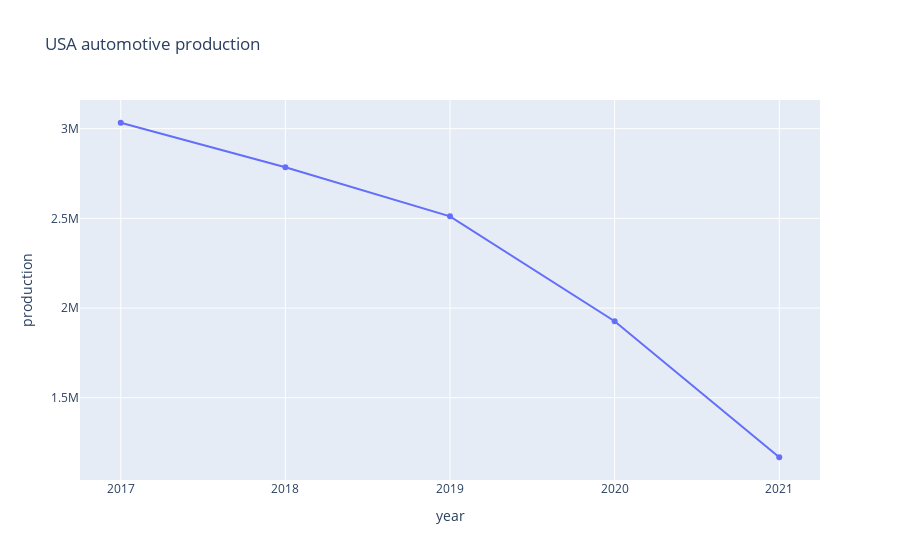

The cell this chart's notebook holds for it:
### Markdown cell above
Limited by the available data we will now focus on automotive production in the USA.

### Code cell
# Formatting OICA USA data 2017-2021
usa_oica_pdf =  oica_countries_pdf.melt(id_vars=['country'], var_name='year', value_name='production')
usa_oica_pdf.country = usa_oica_pdf.country.astype(str)
usa_oica_pdf = usa_oica_pdf[usa_oica_pdf['country'] == 'USA']


# Calculating variation and % diff 
usa_oica_pdf['Variation'] = usa_oica_pdf['production'] - usa_oica_pdf['production'].shift(1)
usa_oica_pdf['percentage_diff'] = round(usa_oica_pdf['production']*100/usa_oica_pdf['production'].shift(1)) -100
usa_oica_pdf

# Covid values 
us_covid_data = covid_year_pdf[covid_year_pdf['Country_Region'] == 'US']

# Plotting 
fig = px.line(usa_oica_pdf, y='production', x='year', hover_data=['Variation', 'percentage_diff'],
              title='USA automotive production')
fig.update_traces(mode="text+markers+lines")
#fig.add_bar(x=us_covid_data['year'], y=us_covid_data['Confirmed'] ,)
fig.show()

### Figure 1 — Plotly figure (JSON) as saved in the notebook; plotly's stock layout.template omitted (floating-point values rounded to 4 significant figures)
{"data": [{"customdata": [[null, null], [-248052, -8], [-273453, -10], [-584916, -23], [-758309, -39]], "hovertemplate": "year=%{x}<br>production=%{y}<br>Variation=%{customdata[0]}<br>percentage_diff=%{customdata[1]}<extra></extra>", "legendgroup": "", "line": {"color": "#636efa", "dash": "solid"}, "marker": {"symbol": "circle"}, "mode": "text+markers+lines", "name": "", "orientation": "v", "showlegend": false, "type": "scatter", "x": ["2017", "2018", "2019", "2020", "2021"], "xaxis": "x", "y": [3033216, 2785164, 2511711, 1926795, 1168486], "yaxis": "y"}], "layout": {"legend": {"tracegroupgap": 0}, "shapes": [{"fillcolor": "grey", "line": {"width": 0}, "opacity": 0.4, "type": "rect", "x0": "2020-03-01", "x1": "2020-04-07", "xref": "x", "y0": 0, "y1": 1, "yref": "y domain"}], "title": {"text": "USA automotive production"}, "xaxis": {"anchor": "y", "domain": [0, 1], "title": {"text": "year"}}, "yaxis": {"anchor": "x", "domain": [0, 1], "title": {"text": "production"}}}}
